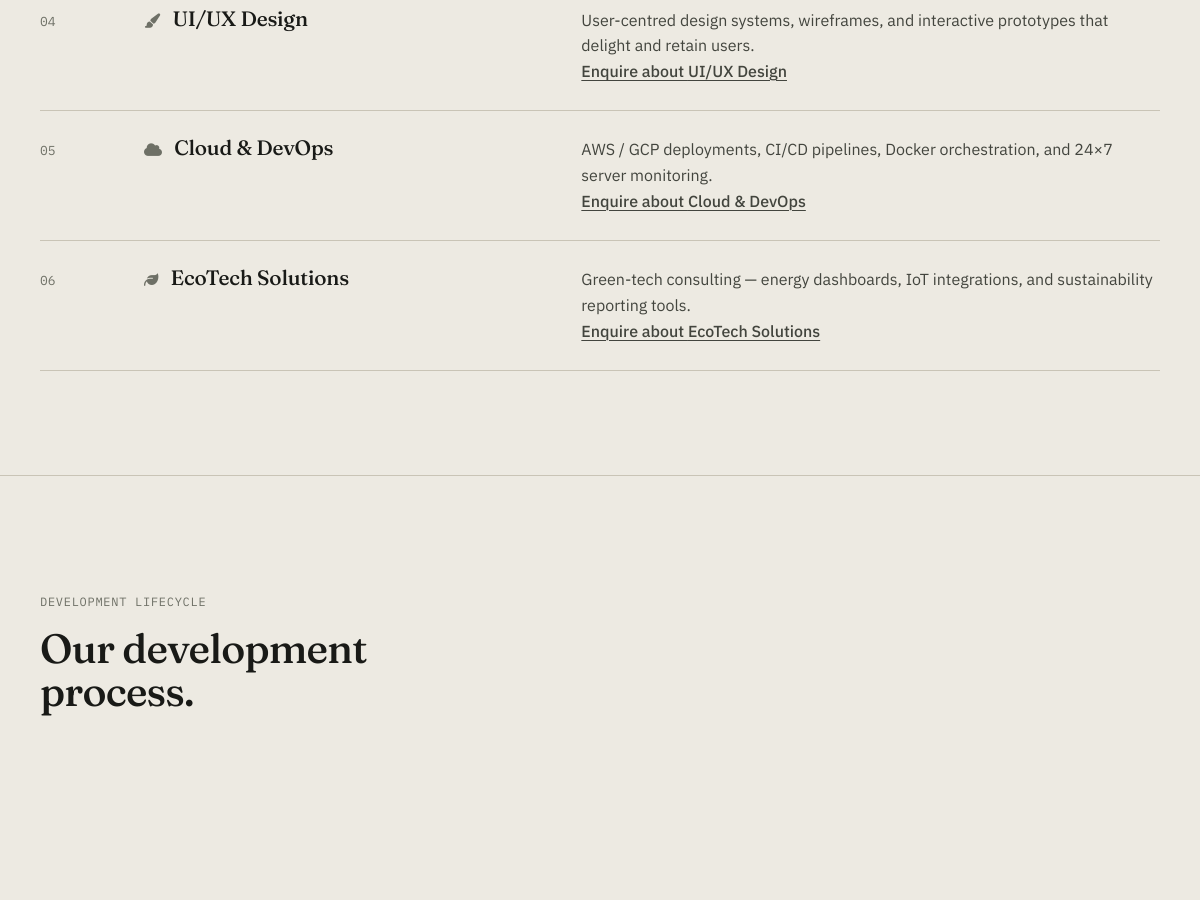
Before: /public/services (middle part) with the older database file.
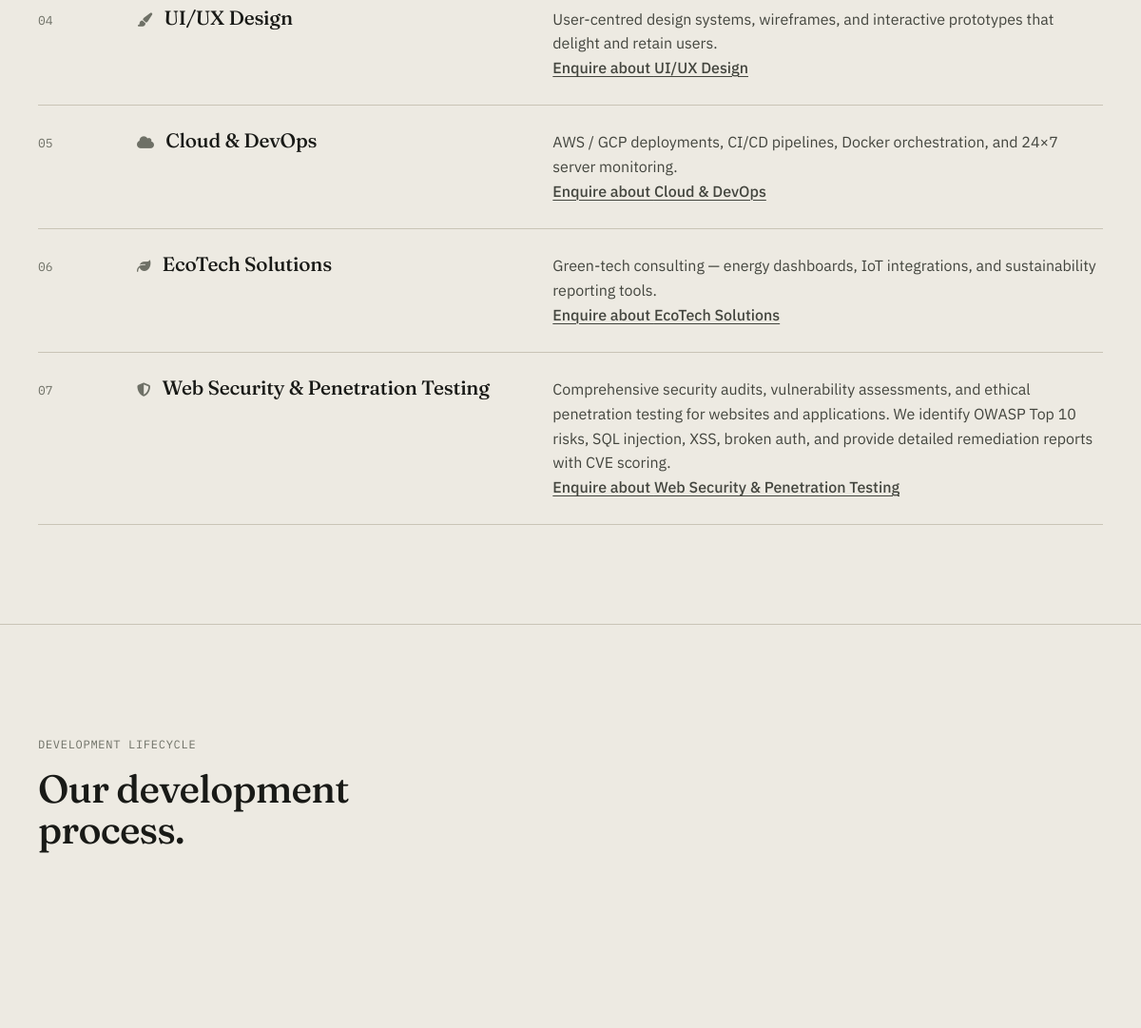
After: the same page with the newer database file.
### tables this page shows
CREATE TABLE IF NOT EXISTS `services` (
  `id`          INT UNSIGNED    NOT NULL AUTO_INCREMENT,
  `title`       VARCHAR(150)    NOT NULL,
  `slug`        VARCHAR(160)    NOT NULL UNIQUE,
  `description` TEXT            NOT NULL,
  `icon`        VARCHAR(60)     NOT NULL DEFAULT 'fa-cog' COMMENT 'FontAwesome class',
  `image`       VARCHAR(255)    DEFAULT NULL,
  `is_active`   TINYINT(1)      NOT NULL DEFAULT 1,
  `sort_order`  SMALLINT        NOT NULL DEFAULT 0,
  `created_at`  TIMESTAMP       NOT NULL DEFAULT CURRENT_TIMESTAMP,
  `updated_at`  TIMESTAMP       NOT NULL DEFAULT CURRENT_TIMESTAMP ON UPDATE CURRENT_TIMESTAMP,
  PRIMARY KEY (`id`),
  INDEX `idx_services_slug` (`slug`)
);

### app/controllers/ServicesController.php (called while the page is built, shortened)
<?php
require_once ROOT_PATH . '/app/controllers/BaseController.php';
class ServicesController extends BaseController {
    public function index(): void {
        $stmt = $this->db->prepare(
            "SELECT * FROM services WHERE is_active = 1 ORDER BY sort_order ASC"
        );
        $stmt->execute();
        $services = $stmt->fetchAll();
        $this->view('services', [
            'services'        => $services,
            'pageTitle'       => 'Digital & Web Technology Services — ' . APP_NAME,
            'metaDescription' => 'Discover our technology services: custom web applications, mobile apps, UI/UX design, digital marketing, cloud DevOps, and professional web security & penetration testing.',
            'metaKeywords'    => 'web development services, penetration testing services, web security audit, mobile app development, UI UX design services, digital marketing company, cloud DevOps',
            'canonicalPath'   => 'services',
        ]);
    }
}

### config/database.php (called while the page is built)
<?php
final class Database
{
    private static ?PDO $instance = null;
    public static function getInstance(): PDO
    {
        if (self::$instance === null) {
            $dsn = sprintf(
                'mysql:host=%s;dbname=%s;charset=%s',
                DB_HOST,
                DB_NAME,
                DB_CHARSET
            );
            self::$instance = new PDO($dsn, DB_USER, DB_PASS, [
                PDO::ATTR_ERRMODE            => PDO::ERRMODE_EXCEPTION,
                PDO::ATTR_DEFAULT_FETCH_MODE => PDO::FETCH_ASSOC,
                PDO::ATTR_EMULATE_PREPARES   => false,
            ]);
        }
        return self::$instance;
    }
}

### app/helpers/Security.php (called while the page is built, shortened)
<?php
class Security {
    public static function e(mixed $value): string {
        return htmlspecialchars((string)$value, ENT_QUOTES | ENT_HTML5, 'UTF-8');
    }
}

### app/helpers/Helpers.php (called while the page is built, shortened)
<?php
function url(string $path = ''): string {
    return rtrim(APP_URL, '/') . ($path ? '/' . ltrim($path, '/') : '');
}

### app/views/services.php (the view, shortened to what this page needs)
<section class="s-sec" id="all">
  <div class="s-shell">
    <?php if (!empty($services)): ?>
    <ol class="s-list" data-reveal>
      <?php foreach (array_values($services) as $idx => $sv): ?>
      <li id="<?= Security::e($sv['slug'] ?? ('service-' . ($idx + 1))) ?>">
        <span class="s-num"><?= str_pad((string)($idx + 1), 2, '0', STR_PAD_LEFT) ?></span>
        <h2 class="s-h3">
          <?php if (!empty($sv['icon'])): ?><i class="fas <?= Security::e($sv['icon']) ?> s-mute" aria-hidden="true" style="font-size:.9rem;margin-right:.5rem"></i><?php endif; ?>
          <?= Security::e($sv['title']) ?>
        </h2>
        <div>
          <p><?= Security::e($sv['description']) ?></p>
          <p class="mt-3"><a href="<?= url('contact') ?>" class="s-link">Enquire about <?= Security::e($sv['title']) ?></a></p>
        </div>
      </li>
      <?php endforeach; ?>
    </ol>
    <?php else: ?>
    <div class="s-notice">Services coming soon.</div>
    <?php endif; ?>
  </div>
</section>
<section class="s-sec">
  <div class="s-shell">
    <div class="s-grid">
      <div style="grid-column:span 5">
        <p class="s-eyebrow">Development lifecycle</p>
        <h2 class="s-h2 mt-4">Our development process.</h2>
      </div>
    </div>
  </div>
</section>

### public/index.php (shortened to what this page needs)
<?php
require_once __DIR__ . '/../config/database.php';
require_once __DIR__ . '/../app/helpers/Security.php';
require_once __DIR__ . '/../app/helpers/Helpers.php';
$uri = trim(parse_url($_SERVER['REQUEST_URI'], PHP_URL_PATH) ?? '', '/');
$base = trim(parse_url(APP_URL, PHP_URL_PATH) ?? '', '/');
if ($base && str_starts_with(strtolower($uri), strtolower($base))) {
    $uri = trim(substr($uri, strlen($base)), '/');
}
try {
    if (isset($routes[$uri])) {
        [$controllerClass, $method] = $routes[$uri];
        $controller = new $controllerClass();
        $controller->$method();
    } elseif (str_starts_with($uri, 'services/') && str_contains($uri, '-in-')) {
        $controller = new SeoController();
        $controller->show($uri);
    } else {
        http_response_code(404);
        require_once ROOT_PATH . '/app/views/errors/404.php';
    }
} catch (Throwable $e) {
    error_log(sprintf('[%s] %s in %s:%d', get_class($e), $e->getMessage(), $e->getFile(), $e->getLine()));
    http_response_code(500);
    if (defined('APP_ENV') && APP_ENV === 'development') {
        echo '<h1>500 - Application Error</h1>';
        echo '<p><strong>' . htmlspecialchars($e->getMessage()) . '</strong></p>';
        echo '<pre>' . htmlspecialchars($e->getTraceAsString()) . '</pre>';
    } else {
        $isDatabaseError = ($e instanceof PDOException);
        $error500 = ROOT_PATH . '/app/views/errors/500.php';
        if (file_exists($error500)) {
            require $error500;
        } else {
            echo '<h1>500 - Internal Server Error</h1>';
            echo '<p>Temporary system maintenance. Please try again shortly.</p>';
        }
    }
}

### app/controllers/BaseController.php (shortened to what this page needs)
<?php
abstract class BaseController {
    public function __construct() {
        $this->db = Database::getInstance();
    }
    protected function view(string $view, array $data = []): void {
        extract($data, EXTR_SKIP);
        $layout = $data['layout'] ?? 'main';
        $viewFile = ROOT_PATH . '/app/views/' . str_replace('.', '/', $view) . '.php';
        require $viewFile;
        $content = ob_get_clean();
        $layoutFile = ROOT_PATH . '/app/views/layouts/' . $layout . '.php';
        if (file_exists($layoutFile)) {
            require $layoutFile;
        } else {
            echo $content;
        }
    }
}

### app/views/layouts/main.php (shortened to what this page needs)
<!DOCTYPE html>
<html lang="en" class="scroll-smooth">
<head>
  <?php $siteCssV = file_exists(PUBLIC_PATH . '/assets/css/site.css') ? filemtime(PUBLIC_PATH . '/assets/css/site.css') : APP_VERSION; ?>
  <link rel="stylesheet" href="<?= url('assets/css/site.css') ?>?v=<?= $siteCssV ?>">
  <link rel="preload" href="https://cdnjs.cloudflare.com/ajax/libs/font-awesome/6.5.0/css/all.min.css" as="style" onload="this.onload=null;this.rel='stylesheet'">
</head>
<body class="s-body">
  <main id="main" class="s-main">
    <?= $content ?>
  </main>
</body>
</html>

### public/assets/css/site.css (style rules this page uses)
:root { --paper: #EDEAE2; --paper-deep: #E3DFD5; --paper-edge: #D8D4C8; --ink: #191A17; --ink-2: #43453E; --ink-3: #6E7066; --rule: #C9C4B6; --signal: #2C5F42; --signal-2: #234C35; --band: #1B1C19; --band-2: #262823; --band-fg: #E7E3D8; --band-mute: #A3A091; --danger: #8A2D1F; --f-display: 'Fraunces', Georgia, 'Times New Roman', serif; --f-body: 'IBM Plex Sans', system-ui, -apple-system, 'Segoe UI', sans-serif; --f-mono: 'IBM Plex Mono', ui-monospace, Menlo, monospace; --r: 2px; --shell: 1280px; --nav-h: 72px; }
html { -webkit-text-size-adjust: 100%; }
body.s-body { margin: 0; background: var(--paper); color: var(--ink); font-family: var(--f-body); font-size: 16px; line-height: 1.6; -webkit-font-smoothing: antialiased; text-rendering: optimizeLegibility; }
.s-body a { color: inherit; }
.s-shell { max-width: var(--shell); margin: 0 auto; padding: 0 1.25rem; }
@media (min-width: 1024px) { .s-shell { padding: 0 2.5rem; } }
.s-main { padding-top: var(--nav-h); min-height: 60vh; }
.s-sec { padding: 4.5rem 0; }
@media (min-width: 1024px) { .s-sec { padding: 6.5rem 0; } }
.s-sec + .s-sec { border-top: 1px solid var(--rule); }
.s-grid { display: grid; grid-template-columns: repeat(12, minmax(0, 1fr)); gap: 1.5rem; }
.s-h1, .s-h2, .s-h3, .s-display { font-family: var(--f-display); font-weight: 500; letter-spacing: -0.02em; line-height: 1.05; text-wrap: balance; margin: 0; color: inherit; }
.s-h2 { font-size: clamp(1.75rem, 3.4vw, 2.8rem); }
.s-h3 { font-size: 1.3rem; line-height: 1.2; letter-spacing: -0.01em; }
.s-eyebrow { display: block; font-family: var(--f-mono); font-size: .75rem; letter-spacing: .06em; text-transform: uppercase; color: var(--ink-3); margin-bottom: 1rem; }
.s-mute { color: var(--ink-3); }
.s-num { font-family: var(--f-mono); font-variant-numeric: tabular-nums; color: var(--ink-3); font-size: .8125rem; }
.s-link { color: var(--signal); text-decoration: underline; text-decoration-thickness: 1px; text-underline-offset: .2em; font-weight: 500; }
.s-list { list-style: none; margin: 0; padding: 0; border-top: 1px solid var(--rule); }
.s-list > li, .s-list > a { display: grid; grid-template-columns: 3.5rem 1fr; gap: .25rem 1.5rem; padding: 1.6rem 0; border-bottom: 1px solid var(--rule); text-decoration: none; color: inherit; }
@media (min-width: 900px) { .s-list > li, .s-list > a { grid-template-columns: 5rem minmax(0, 5fr) minmax(0, 7fr); align-items: baseline; } }
.s-list .s-num { padding-top: .2rem; }
.s-list p { margin: 0; color: var(--ink-2); }
.s-js [data-reveal] { opacity: 0; transform: translateY(14px); }
.s-js [data-reveal].is-in { opacity: 1; transform: none; transition: opacity .6s ease, transform .6s ease; }
*, *::before, *::after { box-sizing: border-box; }
.mt-3 { margin-top: .75rem; }
.mt-4 { margin-top: 1rem; }

Changed rows visible on the page:
added services: idx "07", title "Web Security & Penetration Testing", description "Comprehensive security audits, vulnerability assessments, and ethical penetration testing for websites and applications. We identify OWASP Top 10 risks, SQL injection, XSS, broken auth, and provide detailed remediation reports with CVE scoring."
